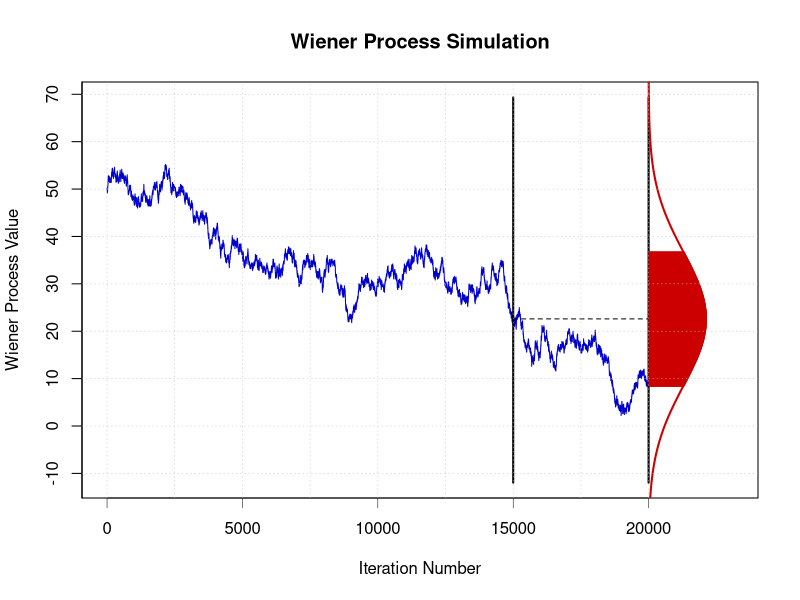

Write the R code that produced this figure.

# clear variables and close windows
rm(list = ls(all = TRUE))
graphics.off()

# specify parameter values
dt = 0.01  # Delta t
c  = 2     # Constant c
s  = 150   # Time moment s
a  = 90    # left limit
b  = 110   # right limit
x0 = 50    # initial value of process

# Main calculation
l = 200
n = floor(l/dt)
t = seq(0, n * dt, dt)

#fix random number generation
set.seed(80)
z1          = runif(n * 1, 0, 1)
z           = z1
z[z1 < 0.5] = 1
z[z1 > 0.5] = -1
z           = z * c * sqrt(dt)  # to get finite and non-zero varinace
x           = c(x0, x0 + cumsum(z))

# Computing the normal distribution
max1   = max(x)
min1   = min(x)
sigma  = sqrt(max(t) - s) * c
mu     = x[s/dt]
ndata  = seq(min1 - sigma^2, sigma^2 * (max1 - min1), 0.2)
f      = 750 * 1/sqrt(2 * pi * sigma * sigma) * exp(-(ndata - mu)^2/(2 * sigma^2)) + 
    max(t)
fndata = cbind(f, ndata)
y      = dnorm(x, mu, sigma)

# Plot
plot(x, type = "l", col = "blue3", frame = TRUE, axes = FALSE, ylim = c(min1 - 
    sigma, max1 + sigma), xlim = c(0, max(f) * 100 + 1000), xlab = "Iteration Number", 
    ylab = "Wiener Process Value", main = "Wiener Process Simulation")

# Drawing the vertical lines
line1 = rbind(cbind(s, max1 + sigma), cbind(s, min1 - sigma))
lines(c(line1[1, 1] * 100, line1[2, 1] * 100), c(line1[1, 2], line1[2, 2]), col = "black", 
    lwd = 2)
line2 = rbind(cbind(max(t), max1 + sigma), cbind(max(t), min1 - sigma))
lines(c(line2[1, 1] * 100, line2[2, 1] * 100), c(line2[1, 2], line2[2, 2]), col = "black", 
    lwd = 2)

# Drawing the normal distribution
lines(100 * fndata[, 1], fndata[, 2], col = "red3", lwd = 2)

# Drawing one more line
line3 = rbind(cbind(s, mu), cbind(max(f), mu))
lines(c(line3[1, 1] * 100, line3[2, 1] * 100), c(line3[1, 2], line3[2, 2]), col = "black", 
    lwd = 1, lty = "dashed")

# Drawing the red area
a = mu - sigma
b = mu + sigma
i = a
while (i < b) {
    line8 = cbind(c(max(t) + 0.4, 750 * 1/sqrt(2 * pi * sigma * sigma) * exp(-(i - 
        mu)^2/(2 * sigma^2)) + max(t)), c(i, i))
    # rbind(cbind(max(t)+0.4,i),cbind(750*1/sqrt(2*pi*sigma*sigma)*exp(
    # -(i-mu)^2/(2*sigma^2) )+max(t),i))
    lines(c(line8[1, 1] * 100, line8[2, 1] * 100), c(line8[1, 2], line8[2, 2]), 
        col = "red3", lwd = 2)
    i = i + 0.1
}
axis(side = 2, at = seq(-200, 200, by = 10), label = seq(-200, 200, by = 10), lwd = 1)
axis(side = 1, at = seq(0, max(f) * 100, 5000), label = seq(0, max(f) * 100, 5000), 
    lwd = 0.5)
abline(h = seq(-200, 200, by = 10), lty = "dotted", lwd = 0.5, col = "grey")
abline(v = seq(0, max(f) * 100, 2500), lty = "dotted", lwd = 0.5, col = "grey")
